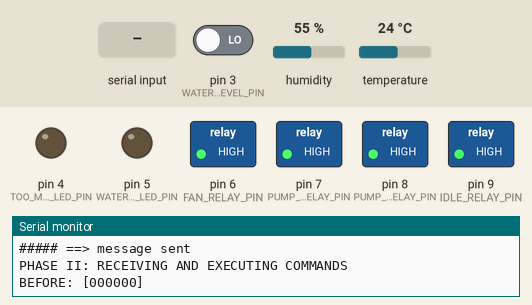
The sketch below on a simulated Arduino Nano, built with avr-gcc and run on an emulated ATmega328P. Shown: switched loads named in the sketch (green lamp = pin HIGH), output pins drawn as LEDs (lit = HIGH), the last lines printed to the serial monitor. The inputs (shaded band) are chosen by the test bench; at power-on: pin 3 (WATER_LEVEL_PIN) LOW, humidity 55 %, temperature 24 °C.

Above: at 1.2 s.
1.3 s: "1" received over the second serial link
At 2.2 s:
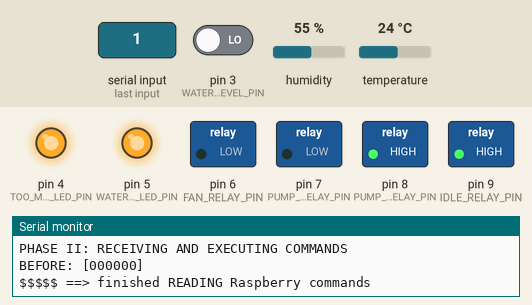
At 7.2 s:
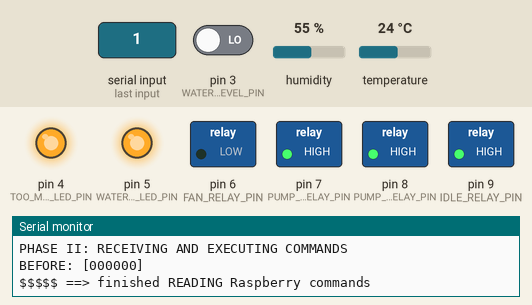
Timing chart, 0 to 37.8 s (numbered marks = the images above; inputs shaded):
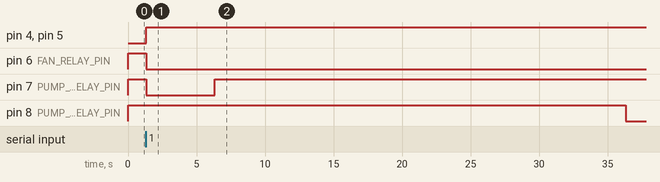

The sketch:

top_level_code.ino
```cpp
/*
// Top level code to run on Arduino
// It handles sending sensor info to Raspberry Pi and executes commands received from Raspberry Pi
*/

#include <DHT.h>
#include <DHT_U.h>
#include <SoftwareSerial.h>

// sensor pin numbers
#define MQ_9_PIN A0
#define YL_1_PIN A1
#define YL_2_PIN A2
#define YL_3_PIN A3
#define YL_4_PIN A4
#define YL_5_PIN A5
#define YL_6_PIN A6
#define YL_7_PIN A7
#define DHT_PIN 2
#define WATER_LEVEL_PIN 3

// actuator pin numbers
#define TOO_MUCH_SMOKE_LED_PIN 4
#define WATER_SHORTAGE_LED_PIN 5
#define FAN_RELAY_PIN 6
#define PUMP_1_RELAY_PIN 7
#define PUMP_2_RELAY_PIN 8
#define IDLE_RELAY_PIN 9

// constant initial XBee message bytes:
#define FD 0xfd
#define NUMS_COUNT 0x0b
#define RASP_PI_ADDR_1 0x00
#define RASP_PI_ADDR_2 0x00

// General constants
#define DHTTYPE DHT11
#define TEMP_DEF_YL_VALUE 100
#define MESSAGE_SIZE 15
#define INIT_XBEE_BYTE_SIZE 4
#define COMMANDS_SIZE 6

struct GreenhouseData {
  char YL_1_value;
  char YL_2_value;
  char YL_3_value;
  char YL_4_value;
  char YL_5_value;
  char YL_6_value;
  char YL_7_value;
  char temp_value;
  char humidity_value;
  char MQ_9_value;
  char water_level_value;
};

GreenhouseData data;
char message [MESSAGE_SIZE];
bool prev_commands [COMMANDS_SIZE];

SoftwareSerial XBeeSer (11, 12); // (RX, TX)
DHT dht_sensor (DHT_PIN, DHTTYPE);

// *-*-*-*-*-*-*-*-*-*-*-*-*-*-*-*-*-*-*-*-*-*-*-*-*-*-*-*-*-*-*-*-*-*-*-*-*
// *-*-*-*-*-*-*-*-*-*-*-*-*-*-*-*-*-*-*-*-*-*-*-*-*-*-*-*-*-*-*-*-*-*-*-*-*
// *-*-*-*-*-*-*-*-*-*-*-*-*-*-*-*-*-*-*-*-*-*-*-*-*-*-*-*-*-*-*-*-*-*-*-*-*

void setup() {
  Serial.begin(9600);
  XBeeSer.begin(9600);

  pinMode(YL_1_PIN, INPUT);
  pinMode(YL_2_PIN, INPUT);
  pinMode(YL_3_PIN, INPUT);
  pinMode(YL_4_PIN, INPUT);
  pinMode(YL_5_PIN, INPUT);
  pinMode(YL_6_PIN, INPUT);
  pinMode(YL_7_PIN, INPUT);
  pinMode(MQ_9_PIN, INPUT);
  pinMode(DHT_PIN, INPUT);
  pinMode(WATER_LEVEL_PIN, INPUT);

  pinMode(WATER_SHORTAGE_LED_PIN, OUTPUT); digitalWrite(WATER_SHORTAGE_LED_PIN, LOW);
  pinMode(TOO_MUCH_SMOKE_LED_PIN, OUTPUT); digitalWrite(TOO_MUCH_SMOKE_LED_PIN, LOW);
  pinMode(FAN_RELAY_PIN, OUTPUT); digitalWrite(FAN_RELAY_PIN, HIGH);
  pinMode(PUMP_1_RELAY_PIN, OUTPUT); digitalWrite(PUMP_1_RELAY_PIN, HIGH);
  pinMode(PUMP_2_RELAY_PIN, OUTPUT); digitalWrite(PUMP_2_RELAY_PIN, HIGH);
  pinMode(IDLE_RELAY_PIN, OUTPUT); digitalWrite(IDLE_RELAY_PIN, HIGH);

  message[0] = FD;
  message[1] = NUMS_COUNT;
  message[2] = RASP_PI_ADDR_1;
  message[3] = RASP_PI_ADDR_2;

  prev_commands[0] = false;
  prev_commands[1] = false;
  prev_commands[2] = false;
  prev_commands[3] = false;
}

void loop() {
//  Sending greenhouse info to Raspberry Pi
  Serial.println("PHASE I: COLLECTING AND SENDING DATA");
  data = read_sensor_data();
  form_message(message, data);
  print_message(message);
  delay(100);
  send_message(message);

//  Receiving Raspberry Pi response and acting accordingly before sending data again
  Serial.println("PHASE II: RECEIVING AND EXECUTING COMMANDS");
  Serial.print("BEFORE: "); print_commands();
  read_raspberry_commands();
  exec_raspberry_commands();
  Serial.print("AFTER: "); print_commands();

  delay(7000);
  Serial.println();
  Serial.println();
  Serial.println();
}

/*
 * Helper functions for interactions with Raspberry Pi
 * i.e. sending sensor info as well as receiving and executing commands
 */

GreenhouseData read_sensor_data(){
  /*
   *  reads sensor data and returns an instance of the
   *  GreenhouseData struct containing these data
   */

  GreenhouseData res;
  res.YL_1_value = analogRead(YL_1_PIN) / 4;
  res.YL_2_value = analogRead(YL_2_PIN) / 4;
  res.YL_3_value = analogRead(YL_3_PIN) / 4;
  res.YL_4_value = analogRead(YL_4_PIN) / 4;
  res.YL_5_value = analogRead(YL_5_PIN) / 4;
  res.YL_6_value = analogRead(YL_6_PIN) / 4;
  res.YL_7_value = analogRead(YL_7_PIN) / 4;

  res.temp_value = dht_sensor.readTemperature();
  res.humidity_value = dht_sensor.readHumidity();
  res.MQ_9_value = analogRead(MQ_9_PIN);
  res.water_level_value = digitalRead(WATER_LEVEL_PIN);

  Serial.println("##### ==> sensor data collected");
  return res;
}

void form_message(char message[], GreenhouseData data){
  /*
   *  receieves data collected from sensors and embeds them
   *  inside the char array defining the message to be sent
   */

  message[4] = data.temp_value;
  message[5] = data.humidity_value;
  message[6] = data.MQ_9_value;
  message[7] = data.water_level_value;
  message[8] = data.YL_1_value;
  message[9] = data.YL_2_value;
  message[10] = data.YL_3_value;
  message[11] = data.YL_4_value;
  message[12] = data.YL_5_value;
  message[13] = data.YL_6_value;
  message[14] = data.YL_7_value;

  Serial.println("##### ==> message formed");
  return;
}

void print_message(char message[]){
  /*
   *  prints the message to be sent for debugging purposes
   */

  Serial.print("Message to be sent: ");
  for (int i = 0; i < MESSAGE_SIZE; i++){
    Serial.print(int(message[i]));
    Serial.print(" ");
  }
  Serial.println();
  return;
}

void send_message(char message[]){
  /*
   *  receives an array of char (message) and sends them using
   *  the XBee board connected to a SoftwareSerial
   */

  for (int i = 0; i < MESSAGE_SIZE; i++){
    XBeeSer.print(message[i]);
  }

  Serial.println("##### ==> message sent");
  return;
}

void read_raspberry_commands() {
  /*
   *  reads a XBee message sent by the controlling Raspberry Pi containing 4 commands
   *  which determine the state of fan and pump as well as the those of the LEDs
   *  representing the status for smoke concentration and reservoir water level
   */

  while(true) {
    if (XBeeSer.available() <= 0)
      continue;

    while (XBeeSer.available() > 0) {
      // Reading the initial 4 XBee bytes (fd, message size, and destination addr)
      for (int ind = 0; ind < INIT_XBEE_BYTE_SIZE; ind++){
        int dummy = int(XBeeSer.read());
        delay(5);
//        Serial.print("dummy --------> "); Serial.println(dummy);
      }

      // Reading the message bytes
      for (int ind = 0; ind < COMMANDS_SIZE; ind++){
        int received_byte = int(XBeeSer.read());
        if (received_byte == 0) {prev_commands[ind] = false;}
        else {prev_commands[ind] = true;}
//        Serial.print("byte --------> "); Serial.println(received_byte);
      }

      // Reading the origin address bytes
      int addr1 = int(XBeeSer.read());
      int addr2 = int(XBeeSer.read());
//      Serial.print("addr1 --------> "); Serial.println(addr1);
//      Serial.print("addr2 --------> "); Serial.println(addr2);
      break;
    }

    break;
  }

  Serial.println("$$$$$ ==> finished READING Raspberry commands");
}

void exec_raspberry_commands() {
  /*
   *  uses the received Raspberry Pi commands to determine the status of
   *  fan, pump, and the LEDs representing the status for smoke concentration
   *  and reservoir water level
   */

  // LED status
  if (prev_commands[0] == true) digitalWrite(TOO_MUCH_SMOKE_LED_PIN, HIGH);
  else                          digitalWrite(TOO_MUCH_SMOKE_LED_PIN, LOW);

  if (prev_commands[1] == true) digitalWrite(WATER_SHORTAGE_LED_PIN, HIGH);
  else                          digitalWrite(WATER_SHORTAGE_LED_PIN, LOW);

  // FAN status
  if (prev_commands[2] == true) digitalWrite(FAN_RELAY_PIN, LOW);
  else                          digitalWrite(FAN_RELAY_PIN, HIGH);

  // PUMP 1 status
  if (prev_commands[3] == true) {
    digitalWrite(PUMP_1_RELAY_PIN, LOW); // turing on
    delay(5000);
    digitalWrite(PUMP_1_RELAY_PIN, HIGH); // turing off
    delay(30000);
  }
  else digitalWrite(PUMP_1_RELAY_PIN, HIGH); // turing off

  // PUMP 2 status
  if (prev_commands[4] == true) {
    digitalWrite(PUMP_2_RELAY_PIN, LOW); // turing on
    delay(5000);
    digitalWrite(PUMP_2_RELAY_PIN, HIGH); // turing off
    delay(30000);
  }
  else digitalWrite(PUMP_2_RELAY_PIN, HIGH); // turing off

  // COLD STEAM status
  if (prev_commands[5] == true) {
    digitalWrite(IDLE_RELAY_PIN, LOW); // turning on
    delay(5000);
    digitalWrite(IDLE_RELAY_PIN, HIGH); // turing off
    delay(10000);
  }
  else digitalWrite(IDLE_RELAY_PIN, HIGH); // turing off

  Serial.println("$$$$$ ==> finished EXECUTING Raspberry commands");
}

void print_commands() {
  /*
   *  prints the current status of received Rapsberry Pi commands
   */

  Serial.print ("[");
  for (int ind = 0; ind < COMMANDS_SIZE; ind++) {
    if (prev_commands[ind] == true) Serial.print("1");
    else Serial.print("0");
  }
  Serial.println("]");
}
```

Measured:
- after the input at 1.3 s, pin 4 (TOO_MUCH_SMOKE_LED_PIN), pin 5 (WATER_SHORTAGE_LED_PIN): LOW → HIGH at once; pin 6 (FAN_RELAY_PIN): HIGH → LOW at once; pin 7 (PUMP_1_RELAY_PIN): HIGH → LOW at once, → HIGH 5.0 s later; pin 8 (PUMP_2_RELAY_PIN): HIGH → LOW after 35.0 s
